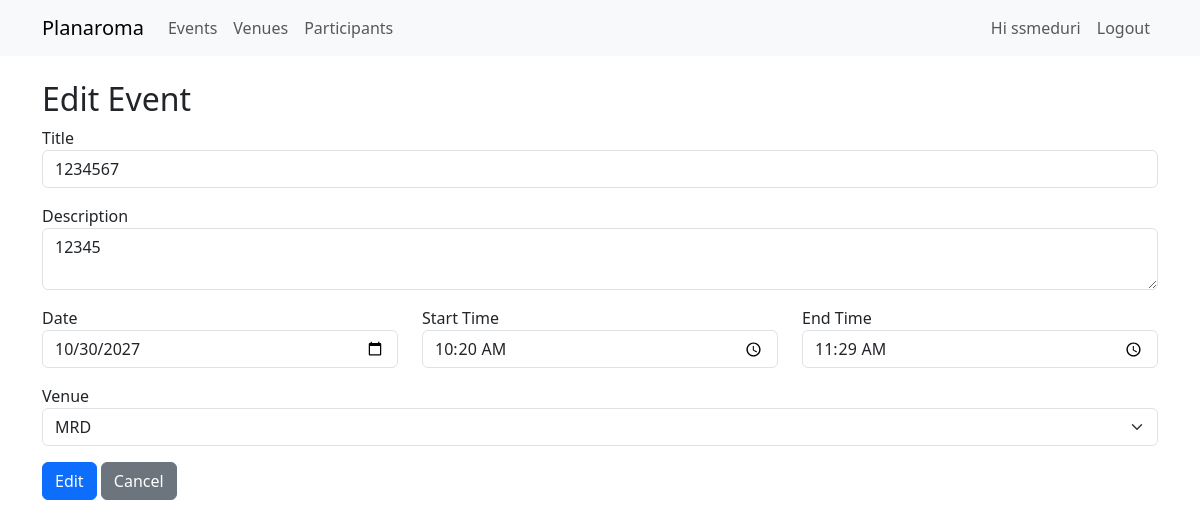
/event/1/edit (signed in), run on an earlier commit of the app's database.
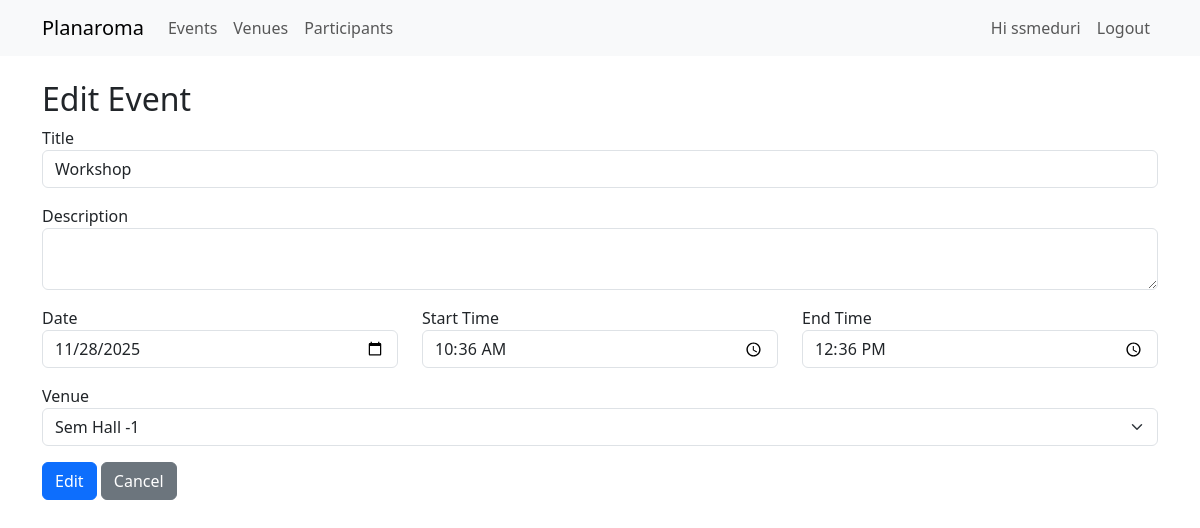
And on a later commit of the database.
### app/models.py (models this page shows, shortened)
class Event(db.Model):
    id = db.Column(db.Integer, primary_key=True)
    title = db.Column(db.String(120), nullable=False)
    description = db.Column(db.Text)
    date = db.Column(db.Date, nullable=False)
    start_time = db.Column(db.Time, nullable=False)
    end_time = db.Column(db.Time, nullable=False)
    venue_id = db.Column(db.Integer, db.ForeignKey('venue.id'), nullable=False)
    participant_assoc = db.relationship('EventParticipant', back_populates='event', cascade='all, delete-orphan')
    participants = db.relationship('Participant', secondary='event_participants', back_populates='events')

### app/routes.py (the view, shortened to what this page needs)
@main_bp.route('/event/<int:event_id>/edit', methods=['GET', 'POST'])
@login_required
@require_roles('admin', 'staff')
def edit_event(event_id):
    e = Event.query.get_or_404(event_id)
    from .forms import EventForm
    form = EventForm(obj=e)
    form.venue_id.choices = [(v.id, v.name) for v in Venue.query.order_by(Venue.name).all()]
    if request.method == 'POST' and not form.validate():
        flash_form_errors(form)
    return render_template('events/add_edit.html', form=form, action="Edit")

### app/forms.py
class EventForm(FlaskForm):
    title = StringField('Title', validators=[DataRequired()])
    description = TextAreaField('Description')
    date = DateField('Date', validators=[DataRequired()], format='%Y-%m-%d')
    start_time = TimeField('Start Time', validators=[DataRequired()], format='%H:%M')
    end_time = TimeField('End Time', validators=[DataRequired()], format='%H:%M')
    venue_id = SelectField('Venue', coerce=int, validators=[DataRequired()])
    submit = SubmitField('Save')

### app/__init__.py (called while the page is built)
def create_app():
    app = Flask(__name__, static_folder='static', template_folder='templates')
    app.config.from_object(Config)
    db.init_app(app)
    login_manager.init_app(app)
    from .models import User
    @login_manager.user_loader
    def load_user(user_id):
        return User.query.get(int(user_id))
    from .routes import main_bp
    from .auth import auth_bp
    app.register_blueprint(main_bp)
    app.register_blueprint(auth_bp)
    return app

### app/templates/events/add_edit.html (shortened to what this page needs)
{% extends 'base.html' %}
{% block content %}
<h2>{{ action }} Event</h2>
<form method="POST">
    <div class="mb-3">
        {{ form.title.label }}
        {{ form.title(class_="form-control") }}
    </div>
    <div class="mb-3">
        {{ form.description.label }}
        {{ form.description(class_="form-control") }}
    </div>
    <div class="row">
        <div class="col-md-4 mb-3">
            {{ form.date.label }}
            {{ form.date(class_="form-control") }}
        </div>
        <div class="col-md-4 mb-3">
            {{ form.start_time.label }}
            {{ form.start_time(class_="form-control") }}
        </div>
        <div class="col-md-4 mb-3">
            {{ form.end_time.label }}
            {{ form.end_time(class_="form-control") }}
        </div>
    </div>
    <div class="mb-3">
        {{ form.venue_id.label }}
        {{ form.venue_id(class_="form-select") }}
    </div>
    <button class="btn btn-primary">{{ action }}</button>
    <a href="{{ url_for('main.list_events') }}" class="btn btn-secondary">Cancel</a>
</form>
{% endblock %}

What changed in the data, as far as the page shows it:
changed Event: title "1234567" → "Workshop"; description "12345" → (not shown); date "10/30/2027" → "11/28/2025"; start_time "10:20" → "10:36"; end_time "11:29" → "12:36"; venue_id "MRD" → "Sem Hall -1"
